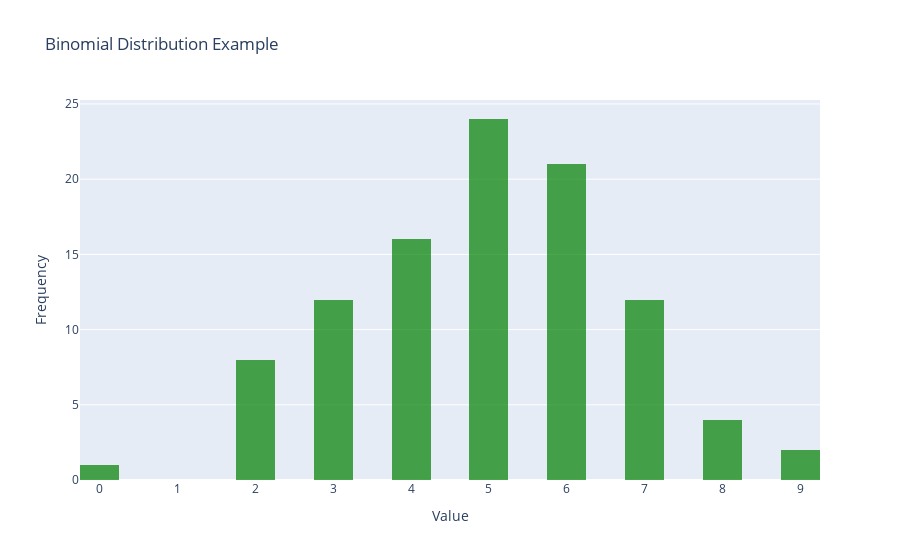

The notebook cell saved with this chart:
### Markdown cell above
### 3.Binomial Distribution

Models the number of successes in `n` independent trials, where each trial has the same probability `p` of success.

- $ P_{x} = {n \choose x} p^{x} q^{n-x} $

### Code cell
'''
For this example we will simulate:
    - Geting a value from 0 to 10 (n)
    - With a probablity of success of 50% (p) <- Change this value and look at the data moving :)
    - In a total of 100 Experiments
    - The results is how many times
'''

n, p = 10, 0.5
binom_data = np.random.binomial(n, p, 100)

fig = go.Figure(go.Histogram(
    x=binom_data,
    nbinsx=20,
    marker=dict(color='green'),
    opacity=0.7
))
fig.update_layout(
    title='Binomial Distribution Example',
    xaxis_title='Value',
    yaxis_title='Frequency'
)
fig.show()

### Figure 1 — Plotly figure (JSON) as saved in the notebook; plotly's stock layout.template omitted (floating-point values rounded to 4 significant figures)
{"data": [{"marker": {"color": "green"}, "nbinsx": 20, "opacity": 0.7, "type": "histogram", "x": [4, 7, 4, 5, 3, 5, 7, 3, 6, 6, 4, 7, 2, 5, 0, 7, 7, 6, 5, 8, 2, 3, 6, 5, 5, 6, 3, 4, 5, 4, 3, 2, 7, 4, 5, 4, 2, 5, 5, 6, 7, 3, 6, 6, 6, 7, 6, 3, 3, 8, 4, 3, 5, 4, 5, 5, 3, 7, 5, 4, 5, 7, 5, 8, 9, 6, 6, 5, 5, 7, 2, 4, 6, 6, 6, 9, 6, 4, 5, 6, 2, 5, 8, 2, 3, 5, 6, 6, 4, 4, 5, 5, 2, 6, 7, 3, 5, 4, 6, 4]}], "layout": {"title": {"text": "Binomial Distribution Example"}, "xaxis": {"title": {"text": "Value"}}, "yaxis": {"title": {"text": "Frequency"}}}}
